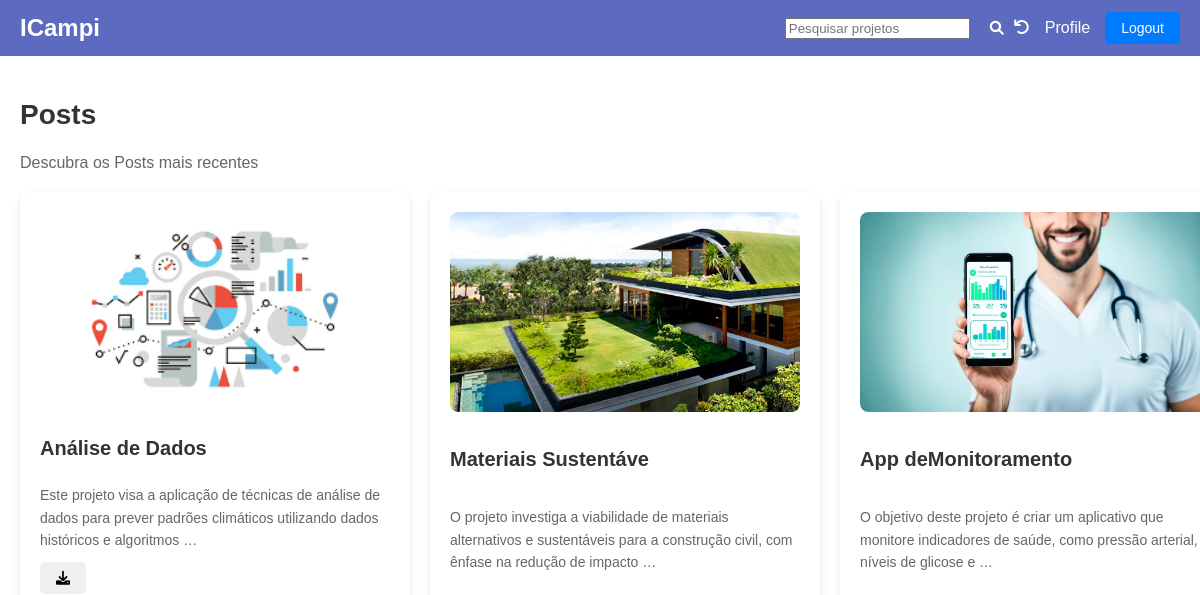
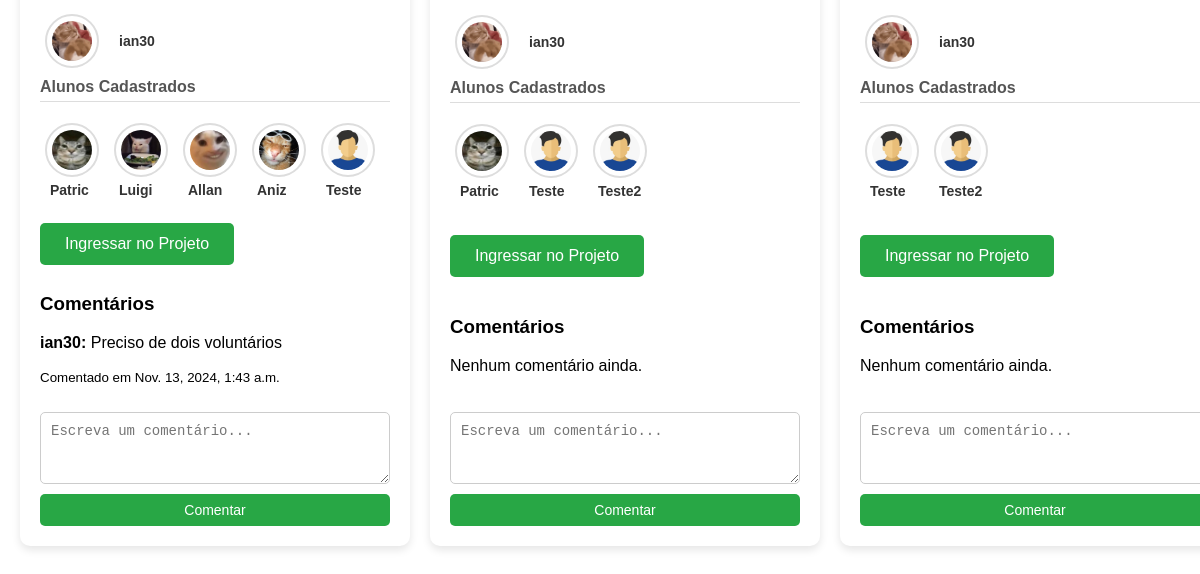
Page / (signed in) on the earlier database version (2 pictures, top to bottom).
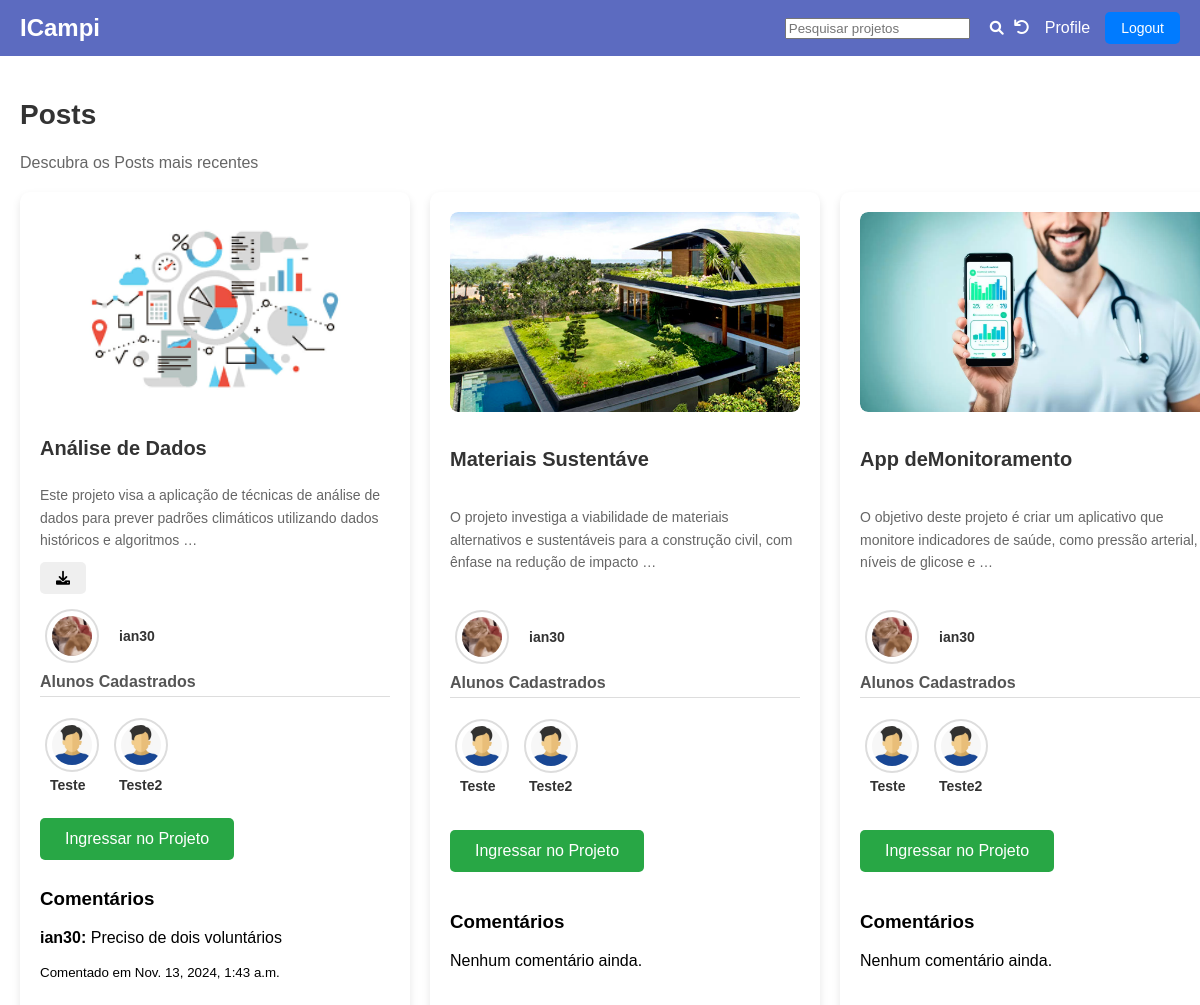
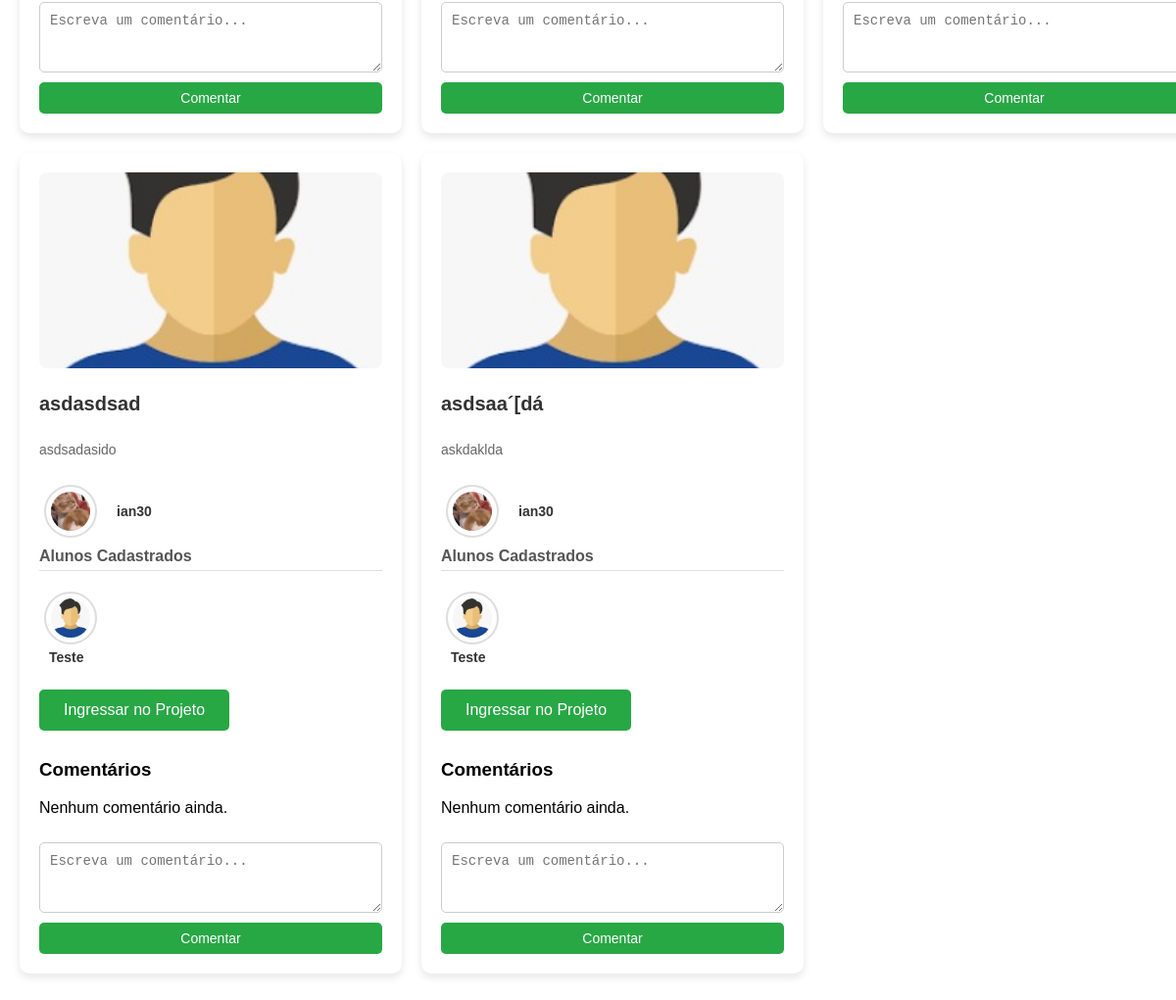
Same page on the later database version (2 pictures, top to bottom).
### feed/models.py (models this page shows, shortened)
class Project(models.Model):
    title = models.CharField(max_length=20)
    body = models.TextField(max_length=750)
    calendar = models.DateField(null=True, blank=True)
    author = models.ForeignKey(
        Profile,
        limit_choices_to={'role': 'teacher'},
        on_delete=models.CASCADE,
        null=True,
        blank=True,
        related_name='created_projects'  # Facilita a consulta dos projetos criados
    )
    students = models.ManyToManyField(
        Profile,
        related_name='joined_projects',
        limit_choices_to={'role': 'student'},
        blank=True
    )
    image = models.ImageField(upload_to='project_images/', null=True, blank=True)
    pdf_file = models.FileField(upload_to='project_pdfs/', null=True, blank=True)

class Profile(models.Model):
    ROLE_CHOICES = (
        ('student', 'Student'),
        ('teacher', 'Teacher'),
    )
    user = models.OneToOneField(User, on_delete=models.CASCADE)
    role = models.CharField(max_length=7, choices=ROLE_CHOICES, default='student')
    matricula = models.CharField(max_length=9, validators=[MinLengthValidator(9)], unique=False)
    summary = models.TextField(max_length=500, help_text="Descreva seus conhecimentos aqui")
    profile_image = models.ImageField(upload_to='profile_images/', blank=True, null=True)
    profile_background_image = models.ImageField(upload_to='profile_backgrounds/', null=True, blank=True)
    hard_skills = models.ManyToManyField(Skill, blank=True)

class Comment(models.Model):
    project = models.ForeignKey(Project, related_name='comments', on_delete=models.CASCADE)
    author = models.ForeignKey(Profile, limit_choices_to={'role': 'student'},on_delete=models.CASCADE, null=True, blank=True)
    body = models.TextField(max_length=250)
    created_at = models.DateTimeField(auto_now_add=True)

### feed/views.py (the view)
# urls.py: path('', ProjectListView.as_view(), name='home'),
class ProjectListView(LoginRequiredMixin, generic.ListView):
    model = Project
    paginate_by = 10
    template_name = 'feed/feed.html'
    context_object_name = 'projects'
    login_url = '/accounts/login/'
    def get_queryset(self):
        queryset = super().get_queryset()
        query = self.request.GET.get('q')  # Captura o parâmetro de pesquisa na URL
        if query:
            queryset = queryset.filter(
                Q(title__icontains=query) |
                Q(body__icontains=query) |
                Q(author__user__username__icontains=query)
            ).distinct()
        return queryset
    def get_context_data(self, **kwargs):
        context = super().get_context_data(**kwargs)
        context['comment_form'] = CommentForm()  # Inclui o formulário de comentário no contexto
        context['query'] = self.request.GET.get('q', '')  # Inclui a query no contexto para o formulário de pesquisa
        return context

### feed/forms.py
class CommentForm(forms.ModelForm):
    class Meta:
        model = Comment
        fields = ['body']
        widgets = {
            'body': forms.Textarea(attrs={
                'class': 'form-field',  # Classe CSS para estilização
                'placeholder': 'Escreva um comentário...',
                'rows': 3,
            }),
        }

### feed/templates/feed/feed.html (shortened to what the changed rows need)
<!DOCTYPE html>
<html lang="en">
<head>
    {% load static %}
    <link rel="stylesheet" href="{% static 'css/style.css' %}">
    <link rel="stylesheet" href="{% static 'css/feed.css' %}">
    <link href="https://cdnjs.cloudflare.com/ajax/libs/font-awesome/6.0.0-beta3/css/all.min.css" rel="stylesheet">
</head>
<body>
    <header>
        <h1>ICampi</h1>
    </header>
    <main class="main">
        <div class="section-header">
            <h2 class="section-title">Posts</h2>
        </div>
        <div class="projects-container">
            {% for project in projects %}
            <div class="project-card">
                <div class="project-image">
                    {% if project.image %}
                    <img src="{{ project.image.url }}" alt="{{ project.title }} Image" class="project-image">
                    {% else %}
                    <img src="/static/images/Avatar_Padrão.jpeg" alt="Imagem do Projeto Padrão" class="project-image">
                    {% endif %}
                </div>
                <h2 class="project-title">{{ project.title }}</h2>
                <p class="project-body">{{ project.body|truncatewords:20 }}</p>
                {% if project.pdf_file %}
                <a href="{{ project.pdf_file.url }}" target="_blank" download>
                    <button type="button"><i class="fa fa-download" aria-hidden="true"></i></button>
                </a>
                {% endif %}
                <div class="project-footer">
                    <div class="project-footer-content">
                        <div class="author-info">
                            {% if project.author.profile_image %}
                            <img src="{{ project.author.profile_image.url }}" alt="Foto de perfil de {{ project.author.user.username }}" class="avatar">
                            {% else %}
                            <img src="/static/images/Avatar_Padrão.jpeg" alt="Foto de perfil padrão" class="avatar">
                            {% endif %}
                            <h2>{{ project.author.user.username }}</h2>
                        </div>
                    </div>
                    <h3>Alunos Cadastrados</h3>
                    {% if project.students.all %}
                    <div id="alunosCarousel{{ project.id }}" class="carousel slide" data-bs-ride="carousel">
                        <div class="student-info">
                            {% for student in project.students.all %}
                            <div class="carousel-item {% if forloop.first %}active{% endif %}">
                                <div class="d-flex flex-column align-items-center">
                                    {% if student.profile_image %}
                                    <img src="{{ student.profile_image.url }}" alt="Foto de perfil de {{ student.user.username }}" class="avatar">
                                    {% else %}
                                    <img src="/static/images/Avatar_Padrão.jpeg" alt="Foto de perfil padrão" class="avatar">
                                    {% endif %}
                                    <h4 class="mt-2">{{ student.user.username }}</h4>
                                </div>
                            </div>
                            {% endfor %}
                        </div>
                    </div>
                    {% else %}
                    <p>Nenhum aluno cadastrado.</p>
                    {% endif %}
                </div>
                {% if request.user.is_authenticated and request.user.profile.role == 'student' %}
                <form action="{% url 'join_project' project.id %}" method="post" style="display:inline;">
                    <button type="submit" class="add-project-btn">Ingressar no Projeto</button>
                </form>
                {% endif %}
                <div class="comment-section">
                    <h3>Comentários</h3>
                    {% for comment in project.comments.all %}
                    <div class="comment">
                        <p><strong>{{ comment.author.user.username }}:</strong> {{ comment.body }}</p>
                        <p><small>Comentado em {{ comment.created_at }}</small></p>
                    </div>
                    {% empty %}
                    <p>Nenhum comentário ainda.</p>
                    {% endfor %}
                </div>
                <form class="comment-form" action="{% url 'add_comment' project.id %}" method="post">
                    {{ comment_form.body }}
                    <button type="submit">Comentar</button>
                </form>
            </div>
            {% empty %}
            <p>Nenhum projeto encontrado.</p>
            {% endfor %}
        </div>
    </main>
</body>
</html>

Differences in the rows shown:
changed Project "Análise de Dados": loses Profile (profile_image (picture), user.username "Patric"); loses Profile (profile_image (picture), user.username "Luigi"); loses Profile (profile_image (picture), user.username "Allan"); loses Profile (profile_image (picture), user.username "Aniz"); gains Profile (user.username "Teste2")
changed Project "Materiais Sustentáve": loses Profile (profile_image (picture), user.username "Patric")
added Project: title "asdasdsad", body "asdsadasido", author.profile_image (picture), author.user.username "ian30", Profile (user.username "Teste")
added Project: title "asdsaa´[dá", body "askdaklda", author.profile_image (picture), author.user.username "ian30", Profile (user.username "Teste")
